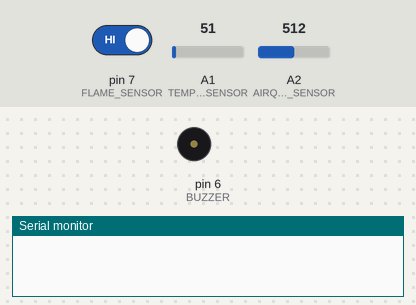
Simulated run of this sketch. Board: Arduino Uno, built with avr-gcc and run on an emulated ATmega328P. Shown: buzzer (waves = sounding, pin HIGH), the last lines printed to the serial monitor. Inputs (shaded band) come from the test bench; at power-on: pin 7 (FLAME_SENSOR) HIGH, A1 (TEMPERATURE_SENSOR) = 51, A2 (AIRQUALITY_SENSOR) = 512.

Above: at 0.1 s.
At 3.1 s:
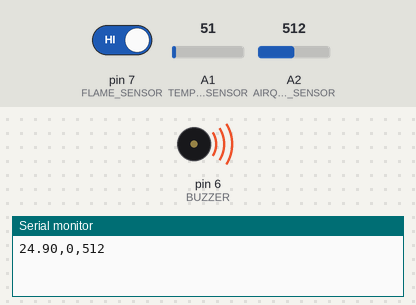
Timing chart, 0 to 4.6 s (numbered marks = the images above):
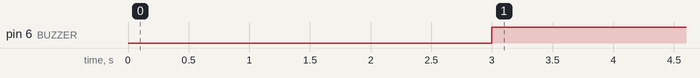

The sketch:

uno.ino
```cpp
#include <SoftwareSerial.h>

#define Rx 12
#define Tx 11
#define TEMPERATURE_SENSOR A1
#define FLAME_SENSOR 7
#define AIRQUALITY_SENSOR A2
#define BUZZER 6

float temperature;
int isflame, airquality, isbuzzer;

SoftwareSerial mySerial(Tx, Rx);

void setup() {
  Serial.begin(9600);
  mySerial.begin(9600);
  pinMode(BUZZER, OUTPUT);
}

void loop() {
  delay(3000);

  digitalWrite(BUZZER, LOW);
  temperature = readTemp();
  airquality = readAirQuality();
  isflame = isFlame();
  isbuzzer = Check();
  sendData();


  Serial.print(temperature);
  Serial.print(",");
  Serial.print(isflame);
  Serial.print(",");
  Serial.print(airquality);
  Serial.println("");

}

void sendData() {
  String s = String(temperature) + "%" + String(isflame) + "%" + String(airquality) + "%" + String(isbuzzer) + "%";
  mySerial.println(s);
}

float readTemp() {
  float temp = analogRead(TEMPERATURE_SENSOR);
  temp = (5.0*temp*100.0 / 1024.0);
  return temp;
}

int isFlame() {
  int x = digitalRead(FLAME_SENSOR);
  return 1-x;
}

float readAirQuality() {
  int air = analogRead(AIRQUALITY_SENSOR);
  return air;
}

int Check() {
  if (isflame == 1 || airquality > 100 || temperature >= 50) {
    digitalWrite(BUZZER, HIGH);
    return 1;
  }
  return 0;
}
```

Measured:
- by itself, pin 6 (BUZZER): LOW → HIGH at 3.0 s
